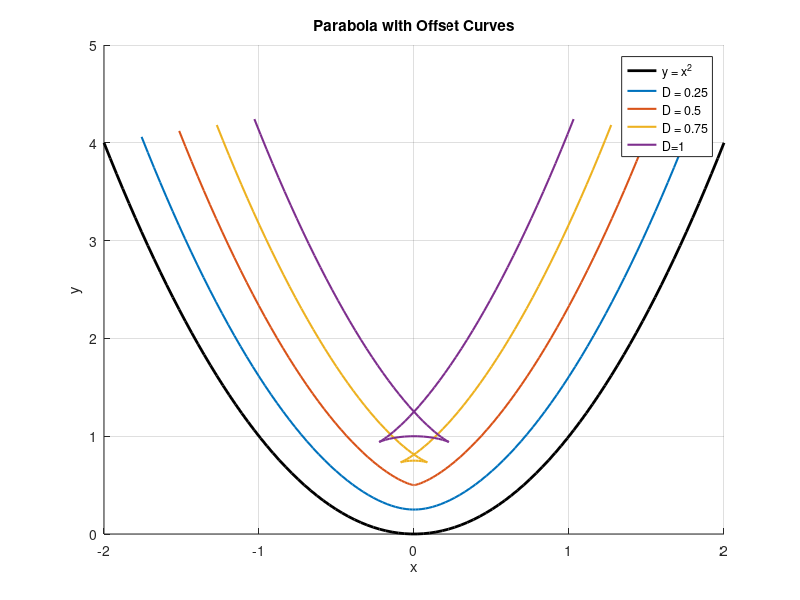
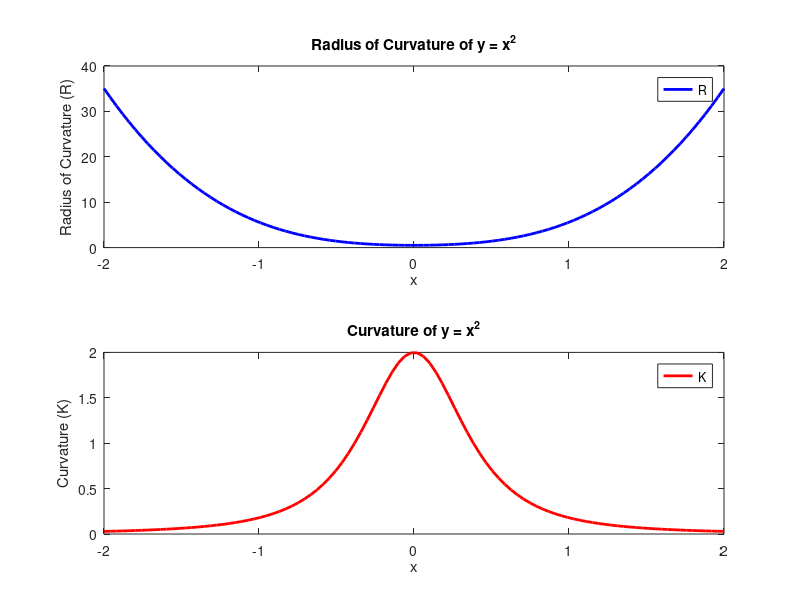
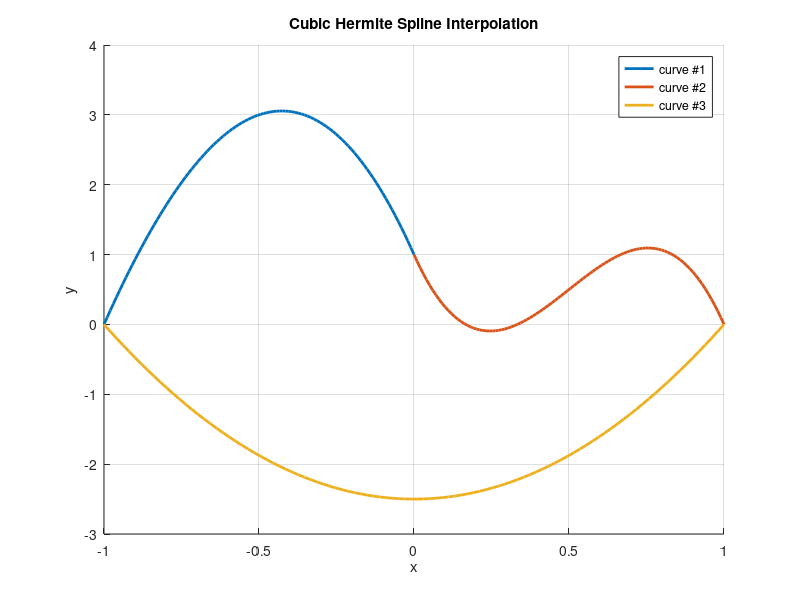

Source code (MATLAB) for these figures, in order: (Note: this script raises an error after producing the figures.)
clear all;   % This clears all workspaces
close all;   % This closes all figures 
clc;         % This clears the command window
format long; 

%% Student name, ID number, and homework_number are required
name = 'Colleen Wang';
id = 'A16880246';
hw_num = 3;

%% Problem 1
x = linspace(-2, 2, 100);
y = x.^2;
offsets = [0.25 0.5 0.75 1];

figure(1); hold on; grid on;
plot(x, y, 'k-', 'LineWidth', 2);
for i = 1:length(offsets)
    D = offsets(i);
    x_offsets = x - 2*x./(sqrt(4*x.^2 + 1)) * D;
    y_offsets = y + 1./(sqrt(4*x.^2 + 1)) * D;
    plot(x_offsets, y_offsets, 'LineWidth', 1.5);
end
xlabel('x'); ylabel('y');
title('Parabola with Offset Curves');
legend('y = x^2','D = 0.25','D = 0.5','D = 0.75','D=1','Location','northeast');
p1a = 'See figure 1';


dy = 2*x; dy2 = 2;
K = dy2 ./ ((1 + dy.^2).^(3/2));
R = 1 ./ K;

figure(2); hold on;
subplot(2, 1, 1);
plot(x, R, 'b-', 'LineWidth', 2);
xlabel('x');
ylabel('Radius of Curvature (R)');
legend('R');
title('Radius of Curvature of y = x^2');

subplot(2, 1, 2);
plot(x, K, 'r-', 'LineWidth', 2);
xlabel('x');
ylabel('Curvature (K)');
legend('K');
title('Curvature of y = x^2');

p1b = 'See figure 2';

p1c = 'When the offset distance D exceeds the radius of curvature (R), the offset curves can self-intersect and create loops with sharp points. This can be seen by the curves of y=x^2 offset by a distance of D = 0.75 and D = 1 because as the curve moves "upwards", the radius of curvature is decreasing.';


%% Problem 2
x = {-1, 0, 0, 1, 1, -1};
y = {0, 1, 1, 0, 0, 0};
dydx = {10, -10, -10, -10, 5, -5};

% cubic hermite spline interpolation
figure (3); hold on;
for i = 1:3
    xi = [x{2*i-1}, x{2*i}];
    yi = [y{2*i-1}, y{2*i}];
    dydxi = [dydx{2*i-1}, dydx{2*i}];
    
    t = linspace(0, 1, 100);
    h00 = 2*t.^3 - 3*t.^2 + 1;
    h10 = t.^3 - 2*t.^2 + t;
    h01 = -2*t.^3 + 3*t.^2;
    h11 = t.^3 - t.^2;
    f = h00*yi(1) + h10*(xi(2)-xi(1))*dydxi(1) + h01*yi(2) + h11*(xi(2)-xi(1))*dydxi(2);
    
    plot(linspace(xi(1), xi(2), 100), f, 'LineWidth', 2);
end

% Formatting the Plot
title('Cubic Hermite Spline Interpolation');
xlabel('x');
ylabel('y');
legend('curve #1', 'curve #2', 'curve #3');
grid on;

p2 = 'See figure 3';


%% Problem 3
% Cam parameters
r_follower = 6e-3;      % [m] follower radius
r_prime = 0.02;         % [m] radius of prime circle
omega = 1000*2*pi/60;   % [rad/sec] convert CAM rotational speed from RPM to rad/sec
r_base = r_prime - r_follower;
dt = deg2rad(2);        % radial resolution [rad];

% Define various displacement profiles using symbolic math
syms theta beta L
dwell = 0;
polynomial = L*(10/beta^3*theta^3 - 15/beta^4*theta^4 + 6/beta^5*theta^5);
cycloidal = L*(theta/beta - 1/(2*pi)*sin(2*pi*theta/beta));
harmonic = (L/2)*(1 - cos(pi*theta/beta));

% Note:
% v = dy/dt = dy/dtheta * omega
% a = d2y/dt2= d2y/dtheta2 * omega^2
% j = d3y/dt3 = d2y/dtheta3 * omega^3

% Generate cam surface for each section
% 3-4-5 polynomial rise (0 < theta < 110) 0mm to 10mm
L1 = 0.01; 
beta1 = deg2rad(110);
t1 = 0:dt:beta1-dt;
y1 = subs(polynomial,{theta,beta,L},{t1,beta1,L1});
v1 = subs(diff(polynomial,theta)*omega,{theta,beta,L},{t1,beta1,L1});
a1 = subs(diff(polynomial,theta,2)*omega^2,{theta,beta,L},{t1,beta1,L1});
j1 = subs(diff(polynomial,theta,3)*omega^3,{theta,beta,L},{t1,beta1,L1});

% Dwell (110 < theta < 120)
L2 = L1; % constant displacement
beta2 = deg2rad(120);
t2 = beta1:dt:beta2-dt;
y2 = y1(end) + subs(dwell,{theta,beta,L},{t2-t2(1),beta2-beta1,L2-L1});
v2 = subs(diff(dwell,theta)*omega,{theta,beta,L},{t2-t2(1),beta2-beta1,L2-L1});
a2 = subs(diff(dwell,theta,2)*omega^2,{theta,beta,L},{t2-t2(1),beta2-beta1,L2-L1});
j2 = subs(diff(dwell,theta,3)*omega^3,{theta,beta,L},{t2-t2(1),beta2-beta1,L2-L1});

% Cycloidal rise (120 < theta < 200) 10 mm to 20mm
L3 = 0.01;
beta3 = deg2rad(200);
t3 = beta2:dt:beta3-dt;
y3 = y2(end) + subs(cycloidal,{theta,beta,L},{t3-t3(1),beta3-beta2,L3-L2});
v3 = subs(diff(cycloidal,theta)*omega,{theta,beta,L},{t3-t3(1),beta3-beta2,L3-L2});
a3 = subs(diff(cycloidal,theta,2)*omega^2,{theta,beta,L},{t3-t3(1),beta3-beta2,L3-L2});
j3 = subs(diff(cycloidal,theta,3)*omega^3,{theta,beta,L},{t3-t3(1),beta3-beta2,L3-L2});

% Dwell (200 < theta < 220)
L4 = L3; % constant displacement
beta4 = deg2rad(220);
t4 = beta3:dt:beta4-dt;
y4 = y3(end) + subs(dwell,{theta,beta,L},{t4-t4(1),beta4-beta3,L4-L3});
v4 = subs(diff(dwell,theta)*omega,{theta,beta,L},{t4-t4(1),beta4-beta3,L4-L3});
a4 = subs(diff(dwell,theta,2)*omega^2,{theta,beta,L},{t4-t4(1),beta4-beta3,L4-L3});
j4 = subs(diff(dwell,theta,3)*omega^3,{theta,beta,L},{t4-t4(1),beta4-beta3,L4-L3});

% Harmonic (220 < theta < 340)
L5 = 0;
beta5 = deg2rad(340);
t5 = beta4:dt:beta5-dt;
y5 = y4(end) + subs(harmonic,{theta,beta,L},{t5-t5(1),beta5-beta4,L5-L4});
v5 = subs(diff(harmonic,theta)*omega,{theta,beta,L},{t5-t5(1),beta5-beta4,L5-L4});
a5 = subs(diff(harmonic,theta,2)*omega^2,{theta,beta,L},{t5-t5(1),beta5-beta4,L5-L4});
j5 = subs(diff(harmonic,theta,3)*omega^3,{theta,beta,L},{t5-t5(1),beta5-beta4,L5-L4});

% Dwell (340 < theta < 360)
L6 = L5; % constant displacement
beta6 = deg2rad(360);
t6 = beta5:dt:beta6-dt;
y6 = y5(end) + subs(dwell,{theta,beta,L},{t6-t6(1),beta6-beta5,L6-L5});
v6 = subs(diff(dwell,theta)*omega,{theta,beta,L},{t6-t6(1),beta6-beta5,L6-L5});
a6 = subs(diff(dwell,theta,2)*omega^2,{theta,beta,L},{t6-t6(1),beta6-beta5,L6-L5});
j6 = subs(diff(dwell,theta,3)*omega^3,{theta,beta,L},{t6-t6(1),beta6-beta5,L6-L5});

% Combine all sections
t = [t1, t2, t3, t4, t5, t6];
dis = eval([y1, y2, y3, y4, y5, y6]);       % eval: convert symbolic type to double precision
vel = eval([v1, v2, v3, v4, v5, v6]);
acc = eval([a1, a2, a3, a4, a5, a6]);
jerk = eval([j1, j2, j3, j4, j5, j6]);

% Construct cam geometry
% Obtain pressure angle
e = 0;
phi = atan((vel/omega-e)./(sqrt(r_prime^2-e^2)*dis));

% Pitch curve
x_pitch = (r_prime + dis).*sin(t);
y_pitch = (r_prime + dis).*cos(t);

% Cam contour
x_cam = x_pitch - r_follower*sin(t - phi);
y_cam = y_pitch - r_follower*cos(t - phi);

% Base circle
x_base = r_base*sin(t);
y_base = r_base*cos(t);

% Prime circle
x_prime = r_prime*sin(t);
y_prime = r_prime*cos(t);

% Plot motion profiles and animate cam motion
cam_in(1,:) = x_cam;
cam_in(2,:) = y_cam;
pitch_in(1,:) = x_pitch;
pitch_in(2,:) = y_pitch;

cam_in(:,end) = cam_in(:,1);        % enforce periodicity
pitch_in(:,end) = pitch_in(:,1);


figure('Units','inches','Position',[1 1 15 10]);
for nt = 1:1:length(t)
    sp(1) = subplot(6,1,1);
    plot(rad2deg(t), dis*1000,'k');         % displacement
    hold on;
    plot(rad2deg(t(nt)), dis(nt)*1000,'ko','MarkerFaceColor','k');
    ylabel('displacement [mm]');
    box on; grid on; axis tight;
    set(gca,'XTick',0:30:360,'XTickLabel',[]); hold off;

    sp(2) = subplot(6,1,2);
    plot(rad2deg(t), vel*1000, 'k');        % velocity
    hold on;
    plot(rad2deg(t(nt)), vel(nt)*1000,'ko','MarkerFaceColor','k');
    ylabel('velocity [mm/s]'); axis tight;
    box on; grid on;
    set(gca,'XTick',0:30:360,'XTickLabel',[]); hold off;

    sp(3) = subplot(6,1,3);
    plot(rad2deg(t), acc*1000, 'k');        % acceleration
    hold on;
    plot(rad2deg(t(nt)), acc(nt)*1000,'ko','MarkerFaceColor','k');
    ylabel('acceleration [mm/s$^2$]'); axis tight;
    box on; grid on;
    set(gca,'XTick',0:30:360,'XTickLabel',[]); hold off;

    sp(4) = subplot(6,1,4);
    plot(rad2deg(t), jerk*1000, 'k');       % jerk
    hold on;
    plot(rad2deg(t(nt)), jerk(nt)*1000,'ko','MarkerFaceColor','k');
    ylabel('jerk [mm/s$^3$]'); axis tight;
    box on; grid on;
    set(gca,'XTick',0:30:360,'XTickLabel',[]); hold off;

    sp(5) = subplot(6,1,5);
    plot(rad2deg(t), rad2deg(phi), 'k');       % pressure angle
    hold on;
    plot(rad2deg(t(nt)), rad2deg(phi(nt)),'ko','MarkerFaceColor','k');

    tmp = [rad2deg(t) fliplr(rad2deg(t))];
    patch(tmp,[-30*ones(1,numel(t)) 30*ones(1,numel(t))],'b','FaceAlpha',0.2);
    ylabel('$\phi$ [degree]'); 
    xlabel('$\theta$ [degree]')
    axis tight; box on; grid on;
    set(gca,'XTick',0:30:360,'XTickLabel',0:30:360); hold off;

    sp(6) = subplot(6,1,6);

    plot(x_prime*1000,y_prime*1000,'b-'); hold on;      % prime circle
    plot(x_base*1000,y_base*1000,'b--');                % base circle
end

% Animate cam motion by rotating cam contour and ptich curve around cam center
rot_angle = t(nt);
R = [cos(rot_angle)     -sin(rot_angle); ...        % rotation matrix
     sin(rot_angle)     cos(rot_angle) ];

for n = 1:size(cam_in,2)
    cam_out(:,n) = R*cam_in(:,n);           % rotated cam contour
    pitch_out(:,n) = R*pitch_in(:,n);       % rotated pitch curve
end

patch(cam_out(1,:)*1000, cam_out(2,:)*1000,'r','FaceAlpha',0.5);
plot(pitch_out(1,:)*1000, pitch_out(2,:)*1000,'--k');

tt = deg2rad(0:360);
x_follower = r_follower*cos(tt);
y_follower = r_follower*sin(tt) + dis(nt) + r_prime;    % translate follower motion
patch(x_follower*1000,y_follower*1000,'k','FaceAlpha',0.5);

axis equal; box on; grid on;
xlabel('x [mm]');
ylabel('y [mm]');
title(sprintf('theta = %4.1f degree',rad2deg(t(nt))));

tmp = max(sqrt(x_pitch.^2 + y_pitch.^2)) + 2*r_follower;
axis([-1 1 -1 1]*tmp*1000);
